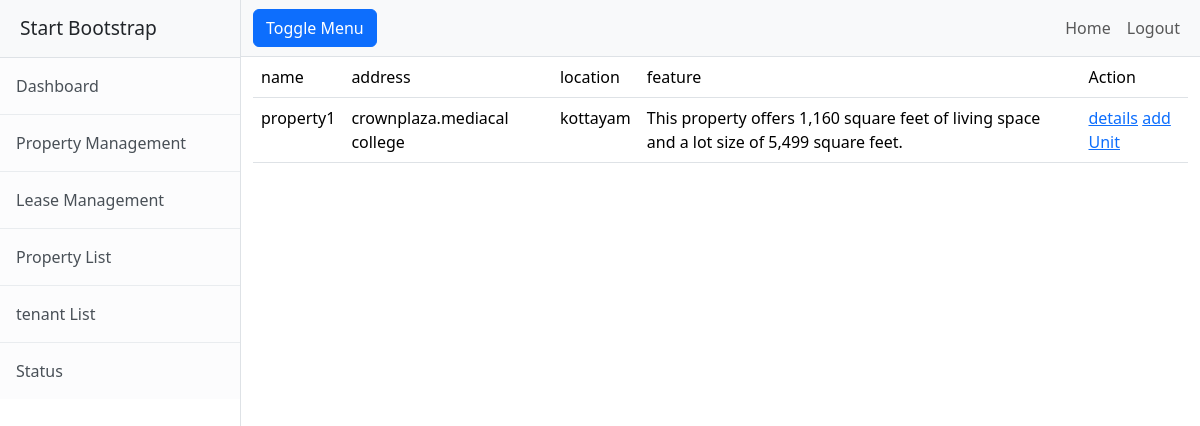
Screenshot of /property/ (signed in) with the database file from the repository.
### realestate/models.py (models this page shows, shortened)
class Property(models.Model):
    name = models.CharField(max_length=255)
    address = models.CharField(max_length=200)
    location = models.CharField(max_length=255)
    features = models.CharField(max_length=200)
    created_at=models.DateTimeField(auto_now_add=True)
    updated_at=models.DateTimeField(auto_now=True)
    is_active=models.BooleanField(default=True)

### realestate/views.py (the view)
# urls.py: path("property/",views.PropertyListView.as_view(),name="property-all"),
@method_decorator(decs,name="dispatch")
class PropertyListView(ListView):
    template_name="property_list.html"
    model=Property
    context_object_name="properties"

### realestate/views.py (called while the page is built)
def signin_required(fn):
    def wrapper(request,*args,**kwargs):
        if not request.user.is_authenticated:
            messages.error(request,"invalid session!!!")
            return redirect("signin")
        else:
            return fn(request,*args,**kwargs)
    return wrapper

def is_admin(fn):
    def wrapper(request,*args,**Kwargs):
        if request.user.is_superuser:
           return fn(request,*args,**Kwargs)
    return wrapper

### realestate/templates/property_list.html
{%extends 'base.html'%}
{%block body_block %}
<body>
    <table class="table table-stripped">
        <tr>
            <td>name</td>
            <td>address</td>
            <td>location</td>
            <td>feature</td>
            <td>Action</td>
        </tr>
        {% for p in properties%}
        <tr>
            <td>{{p.name}}</td>
            <td>{{p.address}}</td>
            <td>{{p.location}}</td>
            <td>{{p.features}}</td>
            <td>
                <a href="{% url 'property-detail' p.id %}">details</a>
                <a href="{% url 'unit-add' p.id %}">add Unit</a>
            </td>
        </tr>
        {%endfor%}
    </table>
    {%endblock%}

### rows the page displays
Property: name "property1", address "crownplaza.mediacal college", location "kottayam", features "This property offers 1,160 square feet of living space and a lot size of 5,499 square feet."
